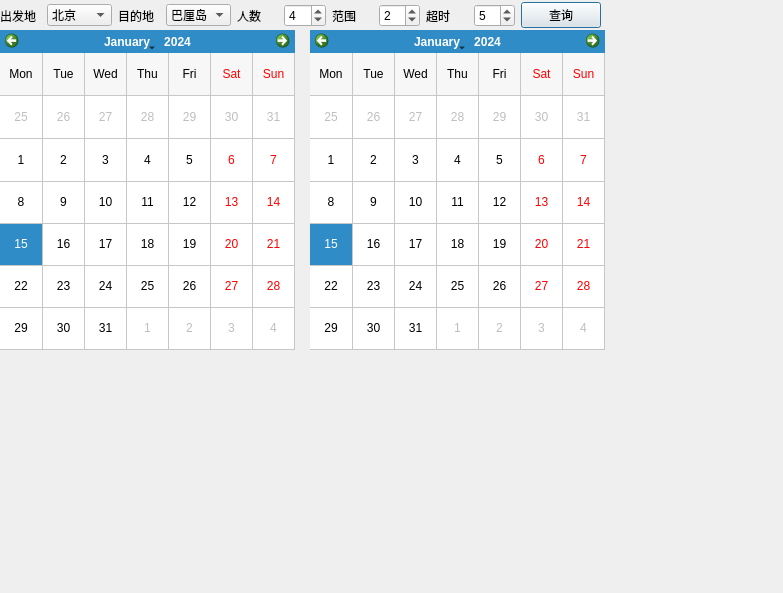
<?xml version="1.0" encoding="UTF-8"?>
<ui version="4.0">
 <class>Dialog</class>
 <widget class="QDialog" name="Dialog">
  <property name="geometry">
   <rect>
    <x>0</x>
    <y>0</y>
    <width>783</width>
    <height>593</height>
   </rect>
  </property>
  <property name="windowTitle">
   <string>Dialog</string>
  </property>
  <widget class="QWidget" name="horizontalLayoutWidget">
   <property name="geometry">
    <rect>
     <x>0</x>
     <y>0</y>
     <width>601</width>
     <height>31</height>
    </rect>
   </property>
   <layout class="QHBoxLayout" name="horizontalLayout">
    <item>
     <widget class="QLabel" name="label">
      <property name="text">
       <string>出发地</string>
      </property>
     </widget>
    </item>
    <item>
     <widget class="QComboBox" name="DepCity">
      <item>
       <property name="text">
        <string>北京</string>
       </property>
      </item>
      <item>
       <property name="text">
        <string>巴厘岛</string>
       </property>
      </item>
     </widget>
    </item>
    <item>
     <widget class="QLabel" name="label_2">
      <property name="text">
       <string>目的地</string>
      </property>
     </widget>
    </item>
    <item>
     <widget class="QComboBox" name="ArrCity">
      <item>
       <property name="text">
        <string>巴厘岛</string>
       </property>
      </item>
      <item>
       <property name="text">
        <string>北京</string>
       </property>
      </item>
     </widget>
    </item>
    <item>
     <widget class="QLabel" name="label_3">
      <property name="text">
       <string>人数</string>
      </property>
     </widget>
    </item>
    <item>
     <widget class="QSpinBox" name="ADT">
      <property name="value">
       <number>4</number>
      </property>
     </widget>
    </item>
    <item>
     <widget class="QLabel" name="label_4">
      <property name="text">
       <string>范围</string>
      </property>
     </widget>
    </item>
    <item>
     <widget class="QSpinBox" name="Around">
      <property name="value">
       <number>2</number>
      </property>
     </widget>
    </item>
    <item>
     <widget class="QLabel" name="label_5">
      <property name="text">
       <string>超时</string>
      </property>
     </widget>
    </item>
    <item>
     <widget class="QSpinBox" name="Timeout">
      <property name="value">
       <number>5</number>
      </property>
     </widget>
    </item>
    <item>
     <widget class="QPushButton" name="SearchButton">
      <property name="text">
       <string>查询</string>
      </property>
     </widget>
    </item>
   </layout>
  </widget>
  <widget class="QTableWidget" name="DepTable">
   <property name="geometry">
    <rect>
     <x>1</x>
     <y>112</y>
     <width>295</width>
     <height>241</height>
    </rect>
   </property>
   <property name="sizePolicy">
    <sizepolicy hsizetype="Expanding" vsizetype="Expanding">
     <horstretch>0</horstretch>
     <verstretch>0</verstretch>
    </sizepolicy>
   </property>
   <property name="layoutDirection">
    <enum>Qt::LeftToRight</enum>
   </property>
   <property name="autoFillBackground">
    <bool>false</bool>
   </property>
   <property name="styleSheet">
    <string notr="true">background-color: rgba(255, 255, 255,0);
font: 8pt &quot;宋体&quot;;
color: rgb(182, 182, 182);</string>
   </property>
   <property name="frameShape">
    <enum>QFrame::NoFrame</enum>
   </property>
   <property name="lineWidth">
    <number>0</number>
   </property>
   <property name="verticalScrollBarPolicy">
    <enum>Qt::ScrollBarAlwaysOff</enum>
   </property>
   <property name="horizontalScrollBarPolicy">
    <enum>Qt::ScrollBarAlwaysOff</enum>
   </property>
   <property name="sizeAdjustPolicy">
    <enum>QAbstractScrollArea::AdjustToContentsOnFirstShow</enum>
   </property>
   <property name="autoScroll">
    <bool>false</bool>
   </property>
   <property name="autoScrollMargin">
    <number>15</number>
   </property>
   <property name="editTriggers">
    <set>QAbstractItemView::NoEditTriggers</set>
   </property>
   <property name="tabKeyNavigation">
    <bool>false</bool>
   </property>
   <property name="showDropIndicator" stdset="0">
    <bool>false</bool>
   </property>
   <property name="showGrid">
    <bool>false</bool>
   </property>
   <property name="gridStyle">
    <enum>Qt::NoPen</enum>
   </property>
   <property name="wordWrap">
    <bool>false</bool>
   </property>
   <property name="cornerButtonEnabled">
    <bool>false</bool>
   </property>
   <attribute name="horizontalHeaderVisible">
    <bool>false</bool>
   </attribute>
   <attribute name="horizontalHeaderDefaultSectionSize">
    <number>42</number>
   </attribute>
   <attribute name="horizontalHeaderHighlightSections">
    <bool>false</bool>
   </attribute>
   <attribute name="horizontalHeaderMinimumSectionSize">
    <number>42</number>
   </attribute>
   <attribute name="verticalHeaderVisible">
    <bool>false</bool>
   </attribute>
   <attribute name="verticalHeaderDefaultSectionSize">
    <number>42</number>
   </attribute>
   <attribute name="verticalHeaderHighlightSections">
    <bool>false</bool>
   </attribute>
   <attribute name="verticalHeaderMinimumSectionSize">
    <number>38</number>
   </attribute>
   <row>
    <property name="text">
     <string/>
    </property>
   </row>
   <row>
    <property name="text">
     <string/>
    </property>
   </row>
   <row>
    <property name="text">
     <string/>
    </property>
   </row>
   <row>
    <property name="text">
     <string/>
    </property>
   </row>
   <row>
    <property name="text">
     <string/>
    </property>
   </row>
   <row>
    <property name="text">
     <string/>
    </property>
   </row>
   <column>
    <property name="text">
     <string/>
    </property>
    <property name="textAlignment">
     <set>AlignHCenter|AlignBottom</set>
    </property>
    <property name="background">
     <color alpha="1">
      <red>255</red>
      <green>0</green>
      <blue>0</blue>
     </color>
    </property>
    <property name="foreground">
     <brush brushstyle="SolidPattern">
      <color alpha="1">
       <red>85</red>
       <green>170</green>
       <blue>0</blue>
      </color>
     </brush>
    </property>
   </column>
   <column>
    <property name="text">
     <string/>
    </property>
   </column>
   <column>
    <property name="text">
     <string/>
    </property>
   </column>
   <column>
    <property name="text">
     <string/>
    </property>
   </column>
   <column>
    <property name="text">
     <string/>
    </property>
   </column>
   <column>
    <property name="text">
     <string/>
    </property>
   </column>
   <column>
    <property name="text">
     <string/>
    </property>
    <property name="textAlignment">
     <set>AlignHCenter|AlignBottom</set>
    </property>
    <property name="background">
     <color alpha="10">
      <red>0</red>
      <green>0</green>
      <blue>0</blue>
     </color>
    </property>
    <property name="foreground">
     <brush brushstyle="NoBrush">
      <color alpha="0">
       <red>0</red>
       <green>0</green>
       <blue>0</blue>
      </color>
     </brush>
    </property>
   </column>
   <item row="0" column="0">
    <property name="text">
     <string/>
    </property>
    <property name="background">
     <brush brushstyle="NoBrush">
      <color alpha="255">
       <red>255</red>
       <green>0</green>
       <blue>0</blue>
      </color>
     </brush>
    </property>
   </item>
   <item row="0" column="1">
    <property name="text">
     <string/>
    </property>
   </item>
   <item row="0" column="2">
    <property name="text">
     <string/>
    </property>
   </item>
   <item row="0" column="3">
    <property name="text">
     <string/>
    </property>
   </item>
   <item row="0" column="4">
    <property name="text">
     <string/>
    </property>
   </item>
   <item row="0" column="5">
    <property name="text">
     <string/>
    </property>
   </item>
   <item row="0" column="6">
    <property name="text">
     <string/>
    </property>
   </item>
   <item row="1" column="0">
    <property name="text">
     <string/>
    </property>
   </item>
   <item row="1" column="1">
    <property name="text">
     <string/>
    </property>
   </item>
   <item row="1" column="2">
    <property name="text">
     <string/>
    </property>
   </item>
   <item row="1" column="3">
    <property name="text">
     <string/>
    </property>
   </item>
   <item row="1" column="4">
    <property name="text">
     <string/>
    </property>
   </item>
   <item row="1" column="5">
    <property name="text">
     <string/>
    </property>
   </item>
   <item row="1" column="6">
    <property name="text">
     <string/>
    </property>
   </item>
   <item row="2" column="0">
    <property name="text">
     <string/>
    </property>
   </item>
   <item row="2" column="1">
    <property name="text">
     <string/>
    </property>
    <property name="background">
     <brush brushstyle="NoBrush">
      <color alpha="255">
       <red>0</red>
       <green>0</green>
       <blue>0</blue>
      </color>
     </brush>
    </property>
    <property name="foreground">
     <brush brushstyle="NoBrush">
      <color alpha="255">
       <red>0</red>
       <green>0</green>
       <blue>0</blue>
      </color>
     </brush>
    </property>
   </item>
   <item row="2" column="2">
    <property name="text">
     <string/>
    </property>
   </item>
   <item row="2" column="3">
    <property name="text">
     <string/>
    </property>
   </item>
   <item row="2" column="4">
    <property name="text">
     <string/>
    </property>
   </item>
   <item row="2" column="5">
    <property name="text">
     <string/>
    </property>
   </item>
   <item row="2" column="6">
    <property name="text">
     <string/>
    </property>
   </item>
   <item row="3" column="0">
    <property name="text">
     <string/>
    </property>
   </item>
   <item row="3" column="1">
    <property name="text">
     <string/>
    </property>
   </item>
   <item row="3" column="2">
    <property name="text">
     <string/>
    </property>
   </item>
   <item row="3" column="3">
    <property name="text">
     <string/>
    </property>
   </item>
   <item row="3" column="4">
    <property name="text">
     <string/>
    </property>
   </item>
   <item row="3" column="5">
    <property name="text">
     <string/>
    </property>
   </item>
   <item row="3" column="6">
    <property name="text">
     <string/>
    </property>
   </item>
   <item row="4" column="0">
    <property name="text">
     <string/>
    </property>
   </item>
   <item row="4" column="1">
    <property name="text">
     <string/>
    </property>
   </item>
   <item row="4" column="2">
    <property name="text">
     <string/>
    </property>
   </item>
   <item row="4" column="3">
    <property name="text">
     <string/>
    </property>
   </item>
   <item row="4" column="4">
    <property name="text">
     <string/>
    </property>
   </item>
   <item row="4" column="5">
    <property name="text">
     <string/>
    </property>
   </item>
   <item row="4" column="6">
    <property name="text">
     <string/>
    </property>
   </item>
   <item row="5" column="0">
    <property name="text">
     <string/>
    </property>
   </item>
   <item row="5" column="1">
    <property name="text">
     <string/>
    </property>
   </item>
   <item row="5" column="2">
    <property name="text">
     <string/>
    </property>
   </item>
   <item row="5" column="3">
    <property name="text">
     <string/>
    </property>
   </item>
   <item row="5" column="4">
    <property name="text">
     <string/>
    </property>
   </item>
   <item row="5" column="5">
    <property name="text">
     <string/>
    </property>
   </item>
   <item row="5" column="6">
    <property name="text">
     <string/>
    </property>
   </item>
  </widget>
  <widget class="QCalendarWidget" name="DepCalendar">
   <property name="geometry">
    <rect>
     <x>0</x>
     <y>30</y>
     <width>295</width>
     <height>320</height>
    </rect>
   </property>
   <property name="layoutDirection">
    <enum>Qt::LeftToRight</enum>
   </property>
   <property name="autoFillBackground">
    <bool>false</bool>
   </property>
   <property name="styleSheet">
    <string notr="true">font: 75 12pt &quot;微软雅黑&quot;;</string>
   </property>
   <property name="inputMethodHints">
    <set>Qt::ImhNone</set>
   </property>
   <property name="firstDayOfWeek">
    <enum>Qt::Monday</enum>
   </property>
   <property name="gridVisible">
    <bool>true</bool>
   </property>
   <property name="selectionMode">
    <enum>QCalendarWidget::SingleSelection</enum>
   </property>
   <property name="horizontalHeaderFormat">
    <enum>QCalendarWidget::ShortDayNames</enum>
   </property>
   <property name="verticalHeaderFormat">
    <enum>QCalendarWidget::NoVerticalHeader</enum>
   </property>
   <property name="navigationBarVisible">
    <bool>true</bool>
   </property>
   <property name="dateEditEnabled">
    <bool>false</bool>
   </property>
  </widget>
  <widget class="QCalendarWidget" name="RetCalendar">
   <property name="geometry">
    <rect>
     <x>310</x>
     <y>30</y>
     <width>295</width>
     <height>320</height>
    </rect>
   </property>
   <property name="layoutDirection">
    <enum>Qt::LeftToRight</enum>
   </property>
   <property name="autoFillBackground">
    <bool>false</bool>
   </property>
   <property name="styleSheet">
    <string notr="true">font: 75 12pt &quot;微软雅黑&quot;;</string>
   </property>
   <property name="inputMethodHints">
    <set>Qt::ImhNone</set>
   </property>
   <property name="firstDayOfWeek">
    <enum>Qt::Monday</enum>
   </property>
   <property name="gridVisible">
    <bool>true</bool>
   </property>
   <property name="selectionMode">
    <enum>QCalendarWidget::SingleSelection</enum>
   </property>
   <property name="horizontalHeaderFormat">
    <enum>QCalendarWidget::ShortDayNames</enum>
   </property>
   <property name="verticalHeaderFormat">
    <enum>QCalendarWidget::NoVerticalHeader</enum>
   </property>
   <property name="navigationBarVisible">
    <bool>true</bool>
   </property>
   <property name="dateEditEnabled">
    <bool>false</bool>
   </property>
  </widget>
  <widget class="QTableWidget" name="RetTable">
   <property name="geometry">
    <rect>
     <x>310</x>
     <y>110</y>
     <width>295</width>
     <height>241</height>
    </rect>
   </property>
   <property name="sizePolicy">
    <sizepolicy hsizetype="Expanding" vsizetype="Expanding">
     <horstretch>0</horstretch>
     <verstretch>0</verstretch>
    </sizepolicy>
   </property>
   <property name="layoutDirection">
    <enum>Qt::LeftToRight</enum>
   </property>
   <property name="autoFillBackground">
    <bool>false</bool>
   </property>
   <property name="styleSheet">
    <string notr="true">background-color: rgba(255, 255, 255,0);
font: 8pt &quot;宋体&quot;;
color: rgb(182, 182, 182);</string>
   </property>
   <property name="frameShape">
    <enum>QFrame::NoFrame</enum>
   </property>
   <property name="lineWidth">
    <number>0</number>
   </property>
   <property name="verticalScrollBarPolicy">
    <enum>Qt::ScrollBarAlwaysOff</enum>
   </property>
   <property name="horizontalScrollBarPolicy">
    <enum>Qt::ScrollBarAlwaysOff</enum>
   </property>
   <property name="sizeAdjustPolicy">
    <enum>QAbstractScrollArea::AdjustToContentsOnFirstShow</enum>
   </property>
   <property name="autoScroll">
    <bool>false</bool>
   </property>
   <property name="autoScrollMargin">
    <number>15</number>
   </property>
   <property name="editTriggers">
    <set>QAbstractItemView::NoEditTriggers</set>
   </property>
   <property name="tabKeyNavigation">
    <bool>false</bool>
   </property>
   <property name="showDropIndicator" stdset="0">
    <bool>false</bool>
   </property>
   <property name="showGrid">
    <bool>false</bool>
   </property>
   <property name="gridStyle">
    <enum>Qt::NoPen</enum>
   </property>
   <property name="wordWrap">
    <bool>false</bool>
   </property>
   <property name="cornerButtonEnabled">
    <bool>false</bool>
   </property>
   <attribute name="horizontalHeaderVisible">
    <bool>false</bool>
   </attribute>
   <attribute name="horizontalHeaderDefaultSectionSize">
    <number>42</number>
   </attribute>
   <attribute name="horizontalHeaderHighlightSections">
    <bool>false</bool>
   </attribute>
   <attribute name="horizontalHeaderMinimumSectionSize">
    <number>42</number>
   </attribute>
   <attribute name="verticalHeaderVisible">
    <bool>false</bool>
   </attribute>
   <attribute name="verticalHeaderDefaultSectionSize">
    <number>42</number>
   </attribute>
   <attribute name="verticalHeaderHighlightSections">
    <bool>false</bool>
   </attribute>
   <attribute name="verticalHeaderMinimumSectionSize">
    <number>38</number>
   </attribute>
   <row>
    <property name="text">
     <string/>
    </property>
   </row>
   <row>
    <property name="text">
     <string/>
    </property>
   </row>
   <row>
    <property name="text">
     <string/>
    </property>
   </row>
   <row>
    <property name="text">
     <string/>
    </property>
   </row>
   <row>
    <property name="text">
     <string/>
    </property>
   </row>
   <row>
    <property name="text">
     <string/>
    </property>
   </row>
   <column>
    <property name="text">
     <string/>
    </property>
    <property name="textAlignment">
     <set>AlignHCenter|AlignBottom</set>
    </property>
    <property name="background">
     <color alpha="1">
      <red>255</red>
      <green>0</green>
      <blue>0</blue>
     </color>
    </property>
    <property name="foreground">
     <brush brushstyle="SolidPattern">
      <color alpha="1">
       <red>85</red>
       <green>170</green>
       <blue>0</blue>
      </color>
     </brush>
    </property>
   </column>
   <column>
    <property name="text">
     <string/>
    </property>
   </column>
   <column>
    <property name="text">
     <string/>
    </property>
   </column>
   <column>
    <property name="text">
     <string/>
    </property>
   </column>
   <column>
    <property name="text">
     <string/>
    </property>
   </column>
   <column>
    <property name="text">
     <string/>
    </property>
   </column>
   <column>
    <property name="text">
     <string/>
    </property>
    <property name="textAlignment">
     <set>AlignHCenter|AlignBottom</set>
    </property>
    <property name="background">
     <color alpha="10">
      <red>0</red>
      <green>0</green>
      <blue>0</blue>
     </color>
    </property>
    <property name="foreground">
     <brush brushstyle="NoBrush">
      <color alpha="0">
       <red>0</red>
       <green>0</green>
       <blue>0</blue>
      </color>
     </brush>
    </property>
   </column>
   <item row="0" column="0">
    <property name="text">
     <string/>
    </property>
    <property name="background">
     <brush brushstyle="NoBrush">
      <color alpha="255">
       <red>255</red>
       <green>0</green>
       <blue>0</blue>
      </color>
     </brush>
    </property>
   </item>
   <item row="0" column="1">
    <property name="text">
     <string/>
    </property>
   </item>
   <item row="0" column="2">
    <property name="text">
     <string/>
    </property>
   </item>
   <item row="0" column="3">
    <property name="text">
     <string/>
    </property>
   </item>
   <item row="0" column="4">
    <property name="text">
     <string/>
    </property>
   </item>
   <item row="0" column="5">
    <property name="text">
     <string/>
    </property>
   </item>
   <item row="0" column="6">
    <property name="text">
     <string/>
    </property>
   </item>
   <item row="1" column="0">
    <property name="text">
     <string/>
    </property>
   </item>
   <item row="1" column="1">
    <property name="text">
     <string/>
    </property>
   </item>
   <item row="1" column="2">
    <property name="text">
     <string/>
    </property>
   </item>
   <item row="1" column="3">
    <property name="text">
     <string/>
    </property>
   </item>
   <item row="1" column="4">
    <property name="text">
     <string/>
    </property>
   </item>
   <item row="1" column="5">
    <property name="text">
     <string/>
    </property>
   </item>
   <item row="1" column="6">
    <property name="text">
     <string/>
    </property>
   </item>
   <item row="2" column="0">
    <property name="text">
     <string/>
    </property>
   </item>
   <item row="2" column="1">
    <property name="text">
     <string/>
    </property>
    <property name="background">
     <brush brushstyle="NoBrush">
      <color alpha="255">
       <red>0</red>
       <green>0</green>
       <blue>0</blue>
      </color>
     </brush>
    </property>
    <property name="foreground">
     <brush brushstyle="NoBrush">
      <color alpha="255">
       <red>0</red>
       <green>0</green>
       <blue>0</blue>
      </color>
     </brush>
    </property>
   </item>
   <item row="2" column="2">
    <property name="text">
     <string/>
    </property>
   </item>
   <item row="2" column="3">
    <property name="text">
     <string/>
    </property>
   </item>
   <item row="2" column="4">
    <property name="text">
     <string/>
    </property>
   </item>
   <item row="2" column="5">
    <property name="text">
     <string/>
    </property>
   </item>
   <item row="2" column="6">
    <property name="text">
     <string/>
    </property>
   </item>
   <item row="3" column="0">
    <property name="text">
     <string/>
    </property>
   </item>
   <item row="3" column="1">
    <property name="text">
     <string/>
    </property>
   </item>
   <item row="3" column="2">
    <property name="text">
     <string/>
    </property>
   </item>
   <item row="3" column="3">
    <property name="text">
     <string/>
    </property>
   </item>
   <item row="3" column="4">
    <property name="text">
     <string/>
    </property>
   </item>
   <item row="3" column="5">
    <property name="text">
     <string/>
    </property>
   </item>
   <item row="3" column="6">
    <property name="text">
     <string/>
    </property>
   </item>
   <item row="4" column="0">
    <property name="text">
     <string/>
    </property>
   </item>
   <item row="4" column="1">
    <property name="text">
     <string/>
    </property>
   </item>
   <item row="4" column="2">
    <property name="text">
     <string/>
    </property>
   </item>
   <item row="4" column="3">
    <property name="text">
     <string/>
    </property>
   </item>
   <item row="4" column="4">
    <property name="text">
     <string/>
    </property>
   </item>
   <item row="4" column="5">
    <property name="text">
     <string/>
    </property>
   </item>
   <item row="4" column="6">
    <property name="text">
     <string/>
    </property>
   </item>
   <item row="5" column="0">
    <property name="text">
     <string/>
    </property>
   </item>
   <item row="5" column="1">
    <property name="text">
     <string/>
    </property>
   </item>
   <item row="5" column="2">
    <property name="text">
     <string/>
    </property>
   </item>
   <item row="5" column="3">
    <property name="text">
     <string/>
    </property>
   </item>
   <item row="5" column="4">
    <property name="text">
     <string/>
    </property>
   </item>
   <item row="5" column="5">
    <property name="text">
     <string/>
    </property>
   </item>
   <item row="5" column="6">
    <property name="text">
     <string/>
    </property>
   </item>
  </widget>
  <zorder>horizontalLayoutWidget</zorder>
  <zorder>DepCalendar</zorder>
  <zorder>DepTable</zorder>
  <zorder>RetCalendar</zorder>
  <zorder>RetTable</zorder>
 </widget>
 <resources/>
 <connections>
  <connection>
   <sender>DepCalendar</sender>
   <signal>selectionChanged()</signal>
   <receiver>DepTable</receiver>
   <slot>resizeColumnsToContents()</slot>
   <hints>
    <hint type="sourcelabel">
     <x>148</x>
     <y>296</y>
    </hint>
    <hint type="destinationlabel">
     <x>150</x>
     <y>348</y>
    </hint>
   </hints>
  </connection>
 </connections>
</ui>
